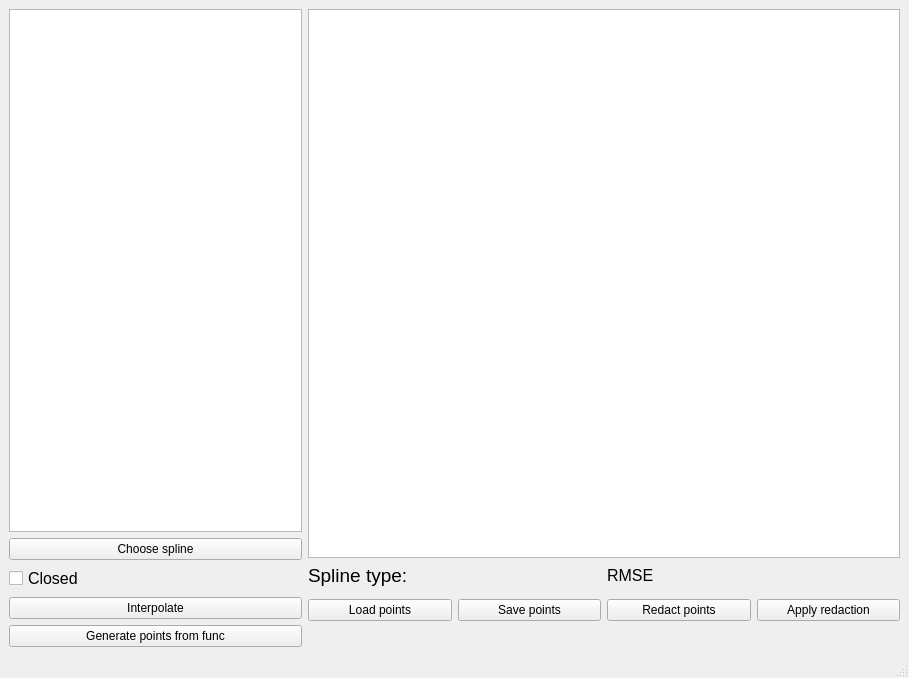
<?xml version="1.0" encoding="UTF-8"?>
<ui version="4.0">
 <class>MainWindow</class>
 <widget class="QMainWindow" name="MainWindow">
  <property name="geometry">
   <rect>
    <x>0</x>
    <y>0</y>
    <width>909</width>
    <height>678</height>
   </rect>
  </property>
  <property name="windowTitle">
   <string>MainWindow</string>
  </property>
  <widget class="QWidget" name="centralwidget">
   <property name="layoutDirection">
    <enum>Qt::LeftToRight</enum>
   </property>
   <layout class="QGridLayout" name="gridLayout">
    <item row="0" column="0" rowspan="6">
     <layout class="QVBoxLayout" name="verticalLayout_3">
      <item>
       <widget class="QTreeView" name="fileTree"/>
      </item>
      <item>
       <layout class="QVBoxLayout" name="verticalLayout_2">
        <item>
         <widget class="QPushButton" name="chooseSpline">
          <property name="text">
           <string>Choose spline</string>
          </property>
         </widget>
        </item>
        <item>
         <widget class="QCheckBox" name="isClosed">
          <property name="font">
           <font>
            <pointsize>12</pointsize>
           </font>
          </property>
          <property name="text">
           <string>Closed</string>
          </property>
         </widget>
        </item>
        <item>
         <widget class="QPushButton" name="interButtn">
          <property name="text">
           <string>Interpolate</string>
          </property>
         </widget>
        </item>
        <item>
         <widget class="QPushButton" name="generatePointsbutton">
          <property name="text">
           <string>Generate points from func</string>
          </property>
         </widget>
        </item>
       </layout>
      </item>
     </layout>
    </item>
    <item row="4" column="1">
     <spacer name="horizontalSpacer_2">
      <property name="orientation">
       <enum>Qt::Horizontal</enum>
      </property>
      <property name="sizeHint" stdset="0">
       <size>
        <width>40</width>
        <height>20</height>
       </size>
      </property>
     </spacer>
    </item>
    <item row="1" column="2">
     <widget class="QLabel" name="rmse">
      <property name="font">
       <font>
        <pointsize>12</pointsize>
       </font>
      </property>
      <property name="text">
       <string>RMSE</string>
      </property>
     </widget>
    </item>
    <item row="3" column="1">
     <layout class="QHBoxLayout" name="horizontalLayout_2">
      <item>
       <widget class="QPushButton" name="loadButton">
        <property name="text">
         <string>Load points</string>
        </property>
       </widget>
      </item>
      <item>
       <widget class="QPushButton" name="saveButton">
        <property name="text">
         <string>Save points</string>
        </property>
       </widget>
      </item>
     </layout>
    </item>
    <item row="0" column="1" colspan="2">
     <widget class="QGraphicsView" name="viewer"/>
    </item>
    <item row="1" column="1">
     <widget class="QLabel" name="splineTypeLabel">
      <property name="font">
       <font>
        <pointsize>14</pointsize>
       </font>
      </property>
      <property name="text">
       <string>Spline type:</string>
      </property>
     </widget>
    </item>
    <item row="3" column="2">
     <layout class="QHBoxLayout" name="horizontalLayout">
      <item>
       <widget class="QPushButton" name="redact">
        <property name="text">
         <string>Redact points</string>
        </property>
       </widget>
      </item>
      <item>
       <widget class="QPushButton" name="apply">
        <property name="text">
         <string>Apply redaction</string>
        </property>
       </widget>
      </item>
     </layout>
    </item>
    <item row="4" column="2">
     <spacer name="horizontalSpacer">
      <property name="orientation">
       <enum>Qt::Horizontal</enum>
      </property>
      <property name="sizeHint" stdset="0">
       <size>
        <width>40</width>
        <height>20</height>
       </size>
      </property>
     </spacer>
    </item>
   </layout>
  </widget>
  <widget class="QMenuBar" name="menubar">
   <property name="geometry">
    <rect>
     <x>0</x>
     <y>0</y>
     <width>909</width>
     <height>20</height>
    </rect>
   </property>
  </widget>
  <widget class="QStatusBar" name="statusbar"/>
 </widget>
 <resources/>
 <connections/>
</ui>
